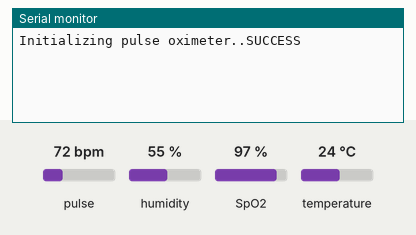
Bench run of a sketch on a simulated Arduino Uno, built with avr-gcc and run on an emulated ATmega328P. Shown: the last lines printed to the serial monitor. Inputs (shaded band) come from the test bench; at power-on: pulse 72 bpm, temperature 24 °C, SpO2 97 %, humidity 55 %.

Above: at 1.2 s.
1.3 s: pulse set to 42 bpm
At 5.8 s:
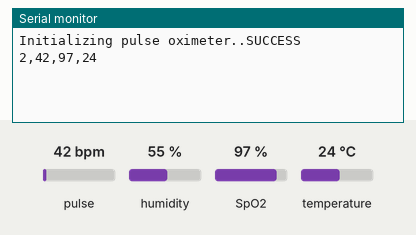
6.1 s: temperature set to 12 °C
7.6 s: SpO2 set to 80 %
9.1 s: temperature set to 19 °C
At 9.7 s:
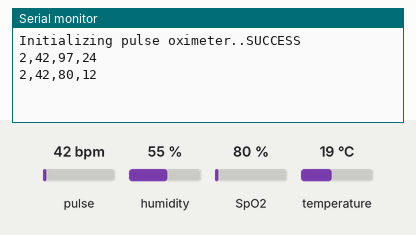

Measured:
- after the input at 1.3 s, the serial monitor: prints a new line after 3.4 s (image 1)

The sketch:

max_dht11.ino
```cpp
#include <Wire.h>
#include<DHT.h>
//#include <Adafruit_Sensor.h>
//#include <Adafruit_ADXL345_U.h>
#include "MAX30100_PulseOximeter.h"
#define REPORTING_PERIOD_MS     1000

PulseOximeter pox;
uint32_t tsLastReport = 0;
unsigned int heart = 0, oxidation = 0, timer = 0, temp = 0;

//
///* Assign a unique ID to this sensor at the same time */
//Adafruit_ADXL345_Unified accel = Adafruit_ADXL345_Unified(12345);

uint8_t DHTPIN = 4;   // Digital pin connected to the DHT sensor

#define DHTTYPE DHT11   // DHT 11

// if you require to change the pin number, Edit the pin with your arduino pin.
DHT dht(DHTPIN, DHTTYPE);

int humidity=0, temperature=0;

#define REPORTING_PERIOD_MS     1000

int data_timer = 0, servo_timer = 0, servo_flag = 0;

void onBeatDetected()
{
  //    Serial.println("Beat!");
}

void setup()
{
//  pinMode(A0, INPUT);
  Serial.begin(9600);

    dht.begin();
  Serial.print("Initializing pulse oximeter..");

  // Initialize the PulseOximeter instance
  // Failures are generally due to an improper I2C wiring, missing power supply
  // or wrong target chip
  if (!pox.begin()) {
    Serial.println("FAILED");
    for (;;);
  } else {
    Serial.println("SUCCESS");
  }
  pox.setIRLedCurrent(MAX30100_LED_CURR_7_6MA);

  // Register a callback for the beat detection
  pox.setOnBeatDetectedCallback(onBeatDetected);
}

void loop()
{
  // Make sure to call update as fast as possible
  pox.update();
  if (millis() - tsLastReport > REPORTING_PERIOD_MS) {
//    Serial.print("Heart rate:");

    heart = pox.getHeartRate();
//    Serial.println("heart");
//    Serial.println(heart);
    //        Serial.print(heart);

//    Serial.print("bpm / SpO2:");
    oxidation = pox.getSpO2();
//    Serial.println("oxidation");
//    Serial.println(oxidation);

//    Serial.println("%");

    tsLastReport = millis();

  }
  float h = dht.readHumidity();
  // Read temperature as Celsius (the default)
  float t = dht.readTemperature();
  // Read temperature as Fahrenheit (isFahrenheit = true)
  float f = dht.readTemperature(true);
  if (isnan(h) || isnan(t) || isnan(f)) {
    Serial.println(F("Failed to read from DHT sensor!"));
    return;
  }
  humidity = h;
  temperature=t;
//  Serial.println("humidity");
//  Serial.println(humidity);

//  Serial.println("temperature");
//  Serial.println(temperature);
//delay(100);

  data_timer++;
  if(data_timer > 5000)
  {
    data_timer = 0;
    Serial.print('2');
    Serial.print(',');
    Serial.print(heart);
    Serial.print(',');
    Serial.print(oxidation);
    Serial.print(',');
    Serial.println(temperature);
  }
}
```
